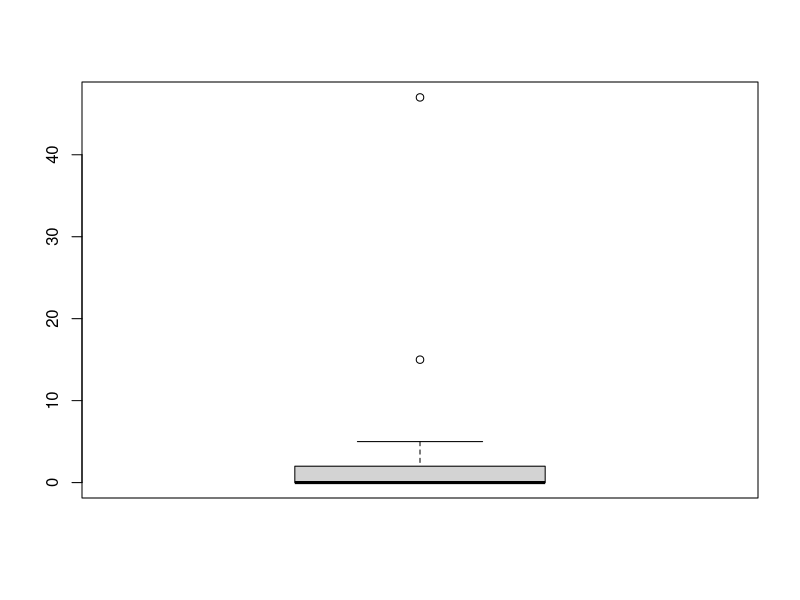
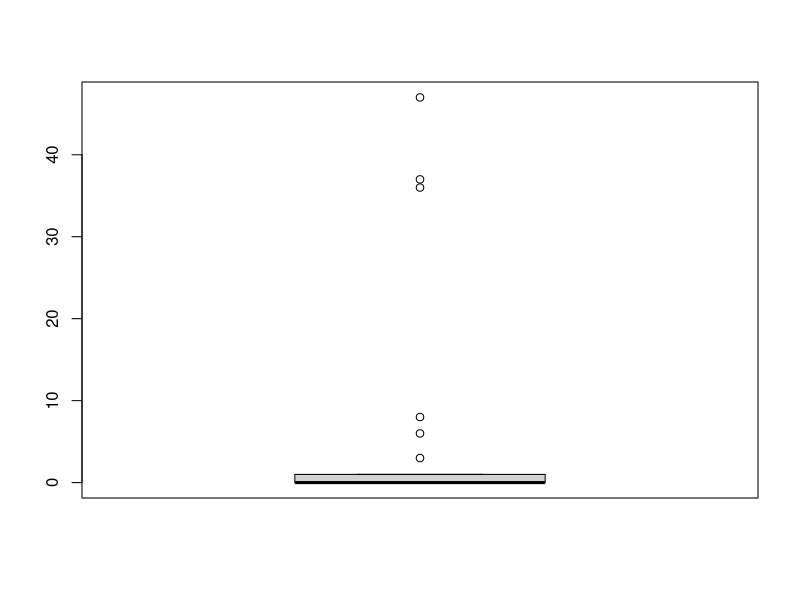
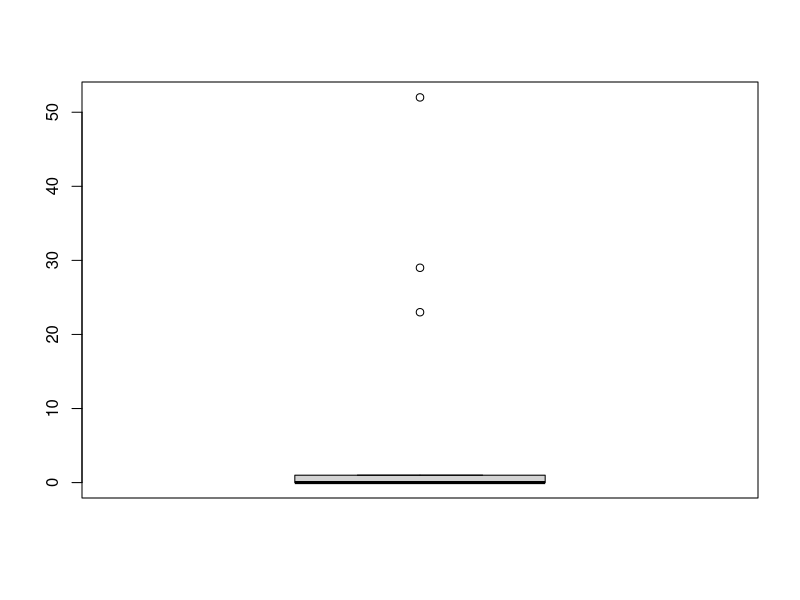
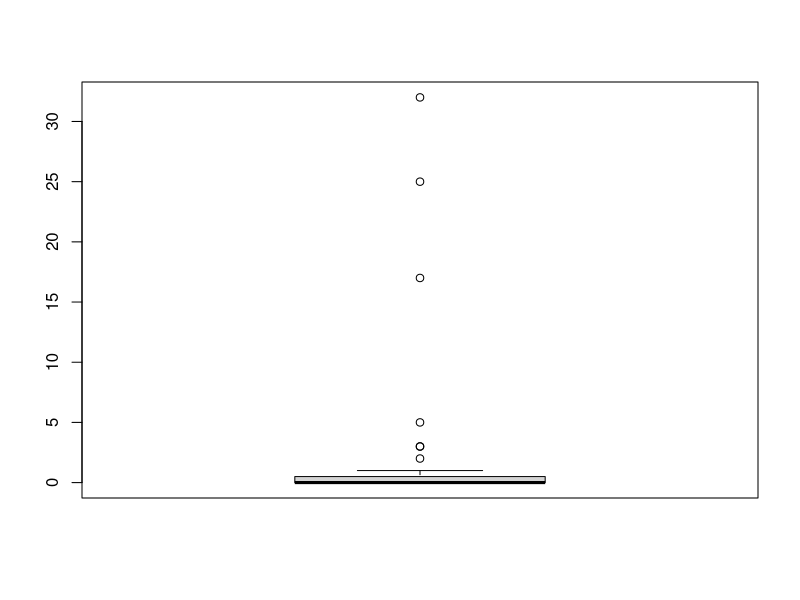
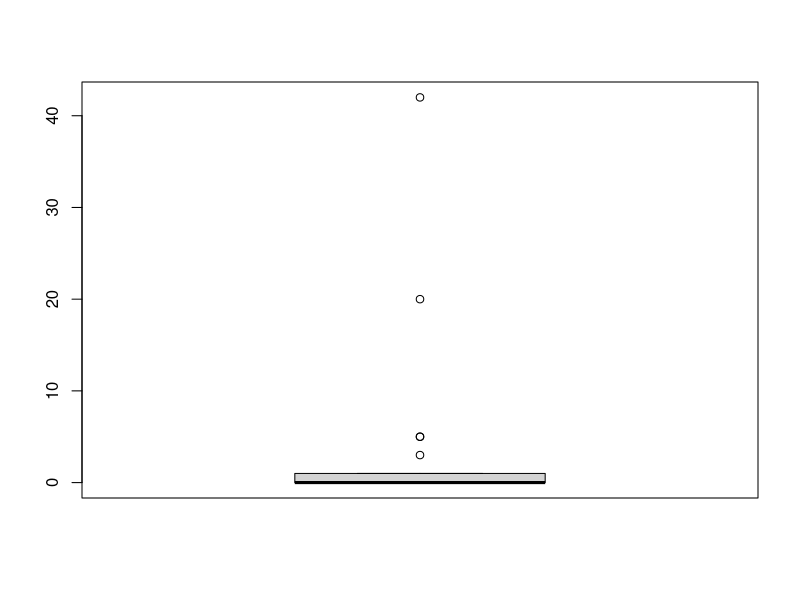
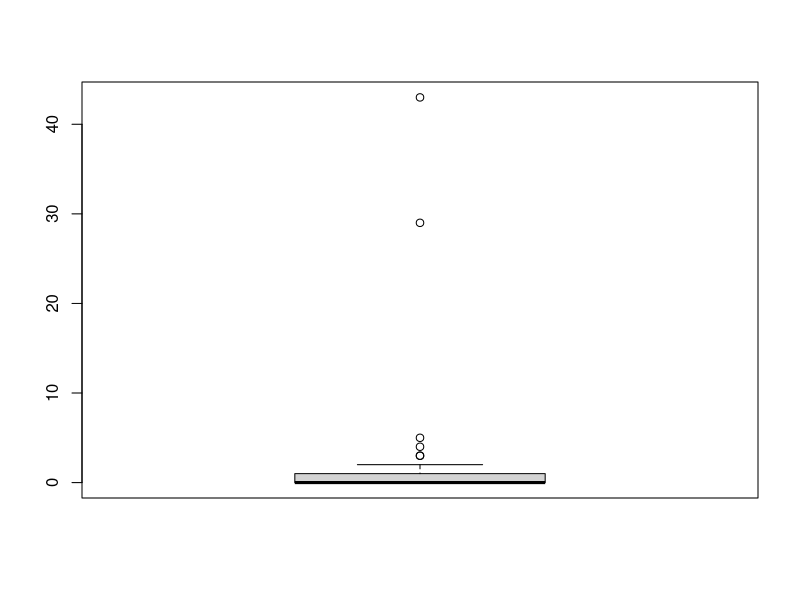
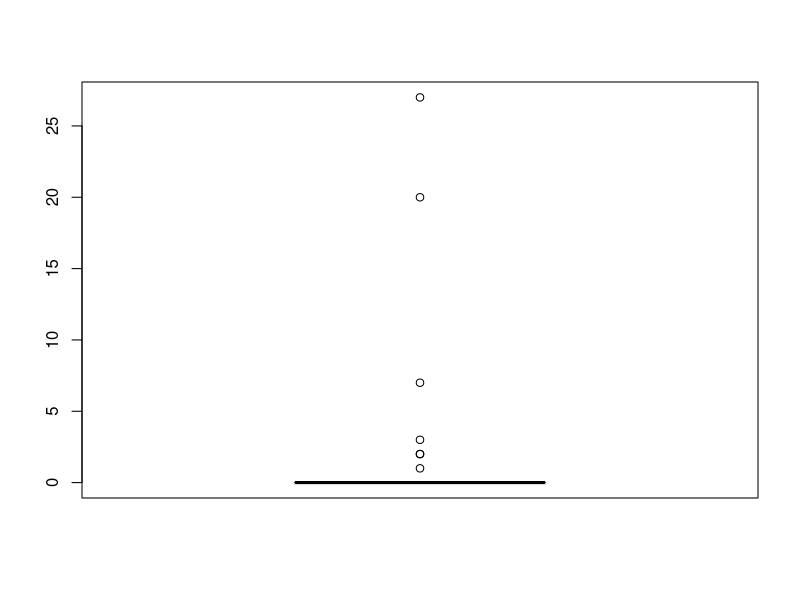
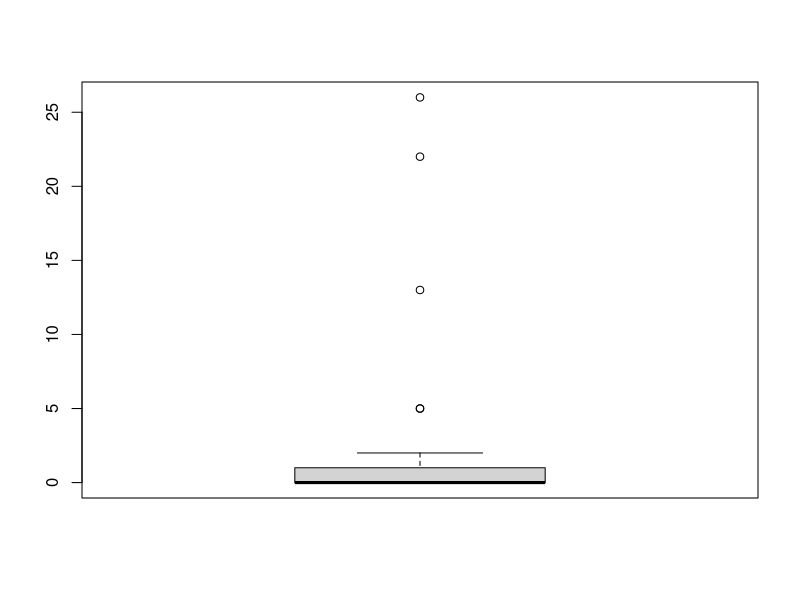

Generate these figures, in order, with R: (Note: this script raises an error after producing the figures.)
df<-read.csv('mkeAll.csv')
boxplot(df$allCrime6)
boxplot(df$allCrime7)
boxplot(df$allCrime8)
boxplot(df$allCrime9)
boxplot(df$allCrime10)
boxplot(df$allCrime11)
boxplot(df$allCrime12)
boxplot(df$allCrime13)
boxplot(df$allCrime14)
boxplot(df$allCrime15)
boxplot(df$allCrime16, ylab="Total Crime Events per School", main="2016")
boxplot(df$allCrime17)

df$key <- paste(df$INSTNM, df$BRANCH, sep=": ")


dfNew<-df[,140:151]
dfNew$name <-df$key

library(ggplot2)

x<-2006:2017

for (i in 1:32) {
  d<-t(as.vector(dfNew[i,1:12]))
  plot(x,d,xlab = "Year", ylab="Total Crime Events", main=dfNew[i,13], ylim = c(0,(1.2*max(d))))
  lines(x,d,type="o")
}

# d<-t(as.vector(dfNew[1,1:12]))
# plot(x,d,type="o", xlab = "Year", ylab="Total Crime Events", main="Trends of crime in Milwaukee Colleges")
# 
# for (i in 2:32) {
#   d<-t(as.vector(dfNew[i,1:12]))
#   lines(x,d,type="o")
# }

